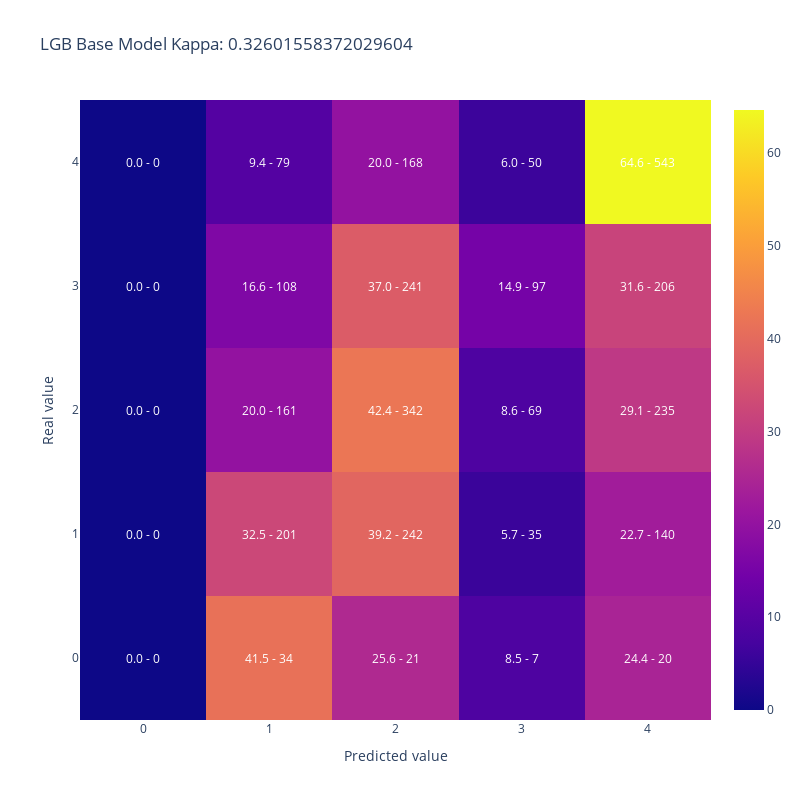

Notebook cell for this chart:
### Code cell
# Renombro algunas variables del dataset
lgb_base_dataset = lgb_base_ds[['PetID', 'pred', 'AdoptionSpeed']].rename({'pred':'lgb_base_pred_score'},axis=1)

# Creo las velocidades predichas por el modelo base
lgb_base_dataset['lgb_base_pred'] = [r.argmax() for r in lgb_base_dataset['lgb_base_pred_score']]

plot_confusion_matrix(lgb_base_dataset['AdoptionSpeed'],
                      lgb_base_dataset['lgb_base_pred'], 
                    title = 'LGB Base Model Kappa: ' + str(cohen_kappa_score(lgb_base_dataset['AdoptionSpeed'],
                                                                    lgb_base_dataset['lgb_base_pred'], 
                                                                    weights='quadratic')))

### Figure 1 — Plotly figure (JSON) as saved in the notebook; plotly's stock layout.template omitted (floating-point values rounded to 4 significant figures)
{"data": [{"type": "heatmap", "x": [0, 1, 2, 3, 4], "y": [0, 1, 2, 3, 4], "z": [[0, 41.46, 25.61, 8.537, 24.39], [0, 32.52, 39.16, 5.663, 22.65], [0, 19.95, 42.38, 8.55, 29.12], [0, 16.56, 36.96, 14.88, 31.6], [0, 9.405, 20, 5.952, 64.64]]}], "layout": {"annotations": [{"font": {"color": "white"}, "showarrow": false, "text": "0.0 - 0", "x": 0, "xref": "x", "y": 0, "yref": "y"}, {"font": {"color": "white"}, "showarrow": false, "text": "41.5 - 34", "x": 1, "xref": "x", "y": 0, "yref": "y"}, {"font": {"color": "white"}, "showarrow": false, "text": "25.6 - 21", "x": 2, "xref": "x", "y": 0, "yref": "y"}, {"font": {"color": "white"}, "showarrow": false, "text": "8.5 - 7", "x": 3, "xref": "x", "y": 0, "yref": "y"}, {"font": {"color": "white"}, "showarrow": false, "text": "24.4 - 20", "x": 4, "xref": "x", "y": 0, "yref": "y"}, {"font": {"color": "white"}, "showarrow": false, "text": "0.0 - 0", "x": 0, "xref": "x", "y": 1, "yref": "y"}, {"font": {"color": "white"}, "showarrow": false, "text": "32.5 - 201", "x": 1, "xref": "x", "y": 1, "yref": "y"}, {"font": {"color": "white"}, "showarrow": false, "text": "39.2 - 242", "x": 2, "xref": "x", "y": 1, "yref": "y"}, {"font": {"color": "white"}, "showarrow": false, "text": "5.7 - 35", "x": 3, "xref": "x", "y": 1, "yref": "y"}, {"font": {"color": "white"}, "showarrow": false, "text": "22.7 - 140", "x": 4, "xref": "x", "y": 1, "yref": "y"}, {"font": {"color": "white"}, "showarrow": false, "text": "0.0 - 0", "x": 0, "xref": "x", "y": 2, "yref": "y"}, {"font": {"color": "white"}, "showarrow": false, "text": "20.0 - 161", "x": 1, "xref": "x", "y": 2, "yref": "y"}, {"font": {"color": "white"}, "showarrow": false, "text": "42.4 - 342", "x": 2, "xref": "x", "y": 2, "yref": "y"}, {"font": {"color": "white"}, "showarrow": false, "text": "8.6 - 69", "x": 3, "xref": "x", "y": 2, "yref": "y"}, {"font": {"color": "white"}, "showarrow": false, "text": "29.1 - 235", "x": 4, "xref": "x", "y": 2, "yref": "y"}, {"font": {"color": "white"}, "showarrow": false, "text": "0.0 - 0", "x": 0, "xref": "x", "y": 3, "yref": "y"}, {"font": {"color": "white"}, "showarrow": false, "text": "16.6 - 108", "x": 1, "xref": "x", "y": 3, "yref": "y"}, {"font": {"color": "white"}, "showarrow": false, "text": "37.0 - 241", "x": 2, "xref": "x", "y": 3, "yref": "y"}, {"font": {"color": "white"}, "showarrow": false, "text": "14.9 - 97", "x": 3, "xref": "x", "y": 3, "yref": "y"}, {"font": {"color": "white"}, "showarrow": false, "text": "31.6 - 206", "x": 4, "xref": "x", "y": 3, "yref": "y"}, {"font": {"color": "white"}, "showarrow": false, "text": "0.0 - 0", "x": 0, "xref": "x", "y": 4, "yref": "y"}, {"font": {"color": "white"}, "showarrow": false, "text": "9.4 - 79", "x": 1, "xref": "x", "y": 4, "yref": "y"}, {"font": {"color": "white"}, "showarrow": false, "text": "20.0 - 168", "x": 2, "xref": "x", "y": 4, "yref": "y"}, {"font": {"color": "white"}, "showarrow": false, "text": "6.0 - 50", "x": 3, "xref": "x", "y": 4, "yref": "y"}, {"font": {"color": "white"}, "showarrow": false, "text": "64.6 - 543", "x": 4, "xref": "x", "y": 4, "yref": "y"}], "height": 800, "title": {"text": "LGB Base Model Kappa: 0.32601558372029604"}, "width": 800, "xaxis": {"title": {"text": "Predicted value"}}, "yaxis": {"title": {"text": "Real value"}}}}
